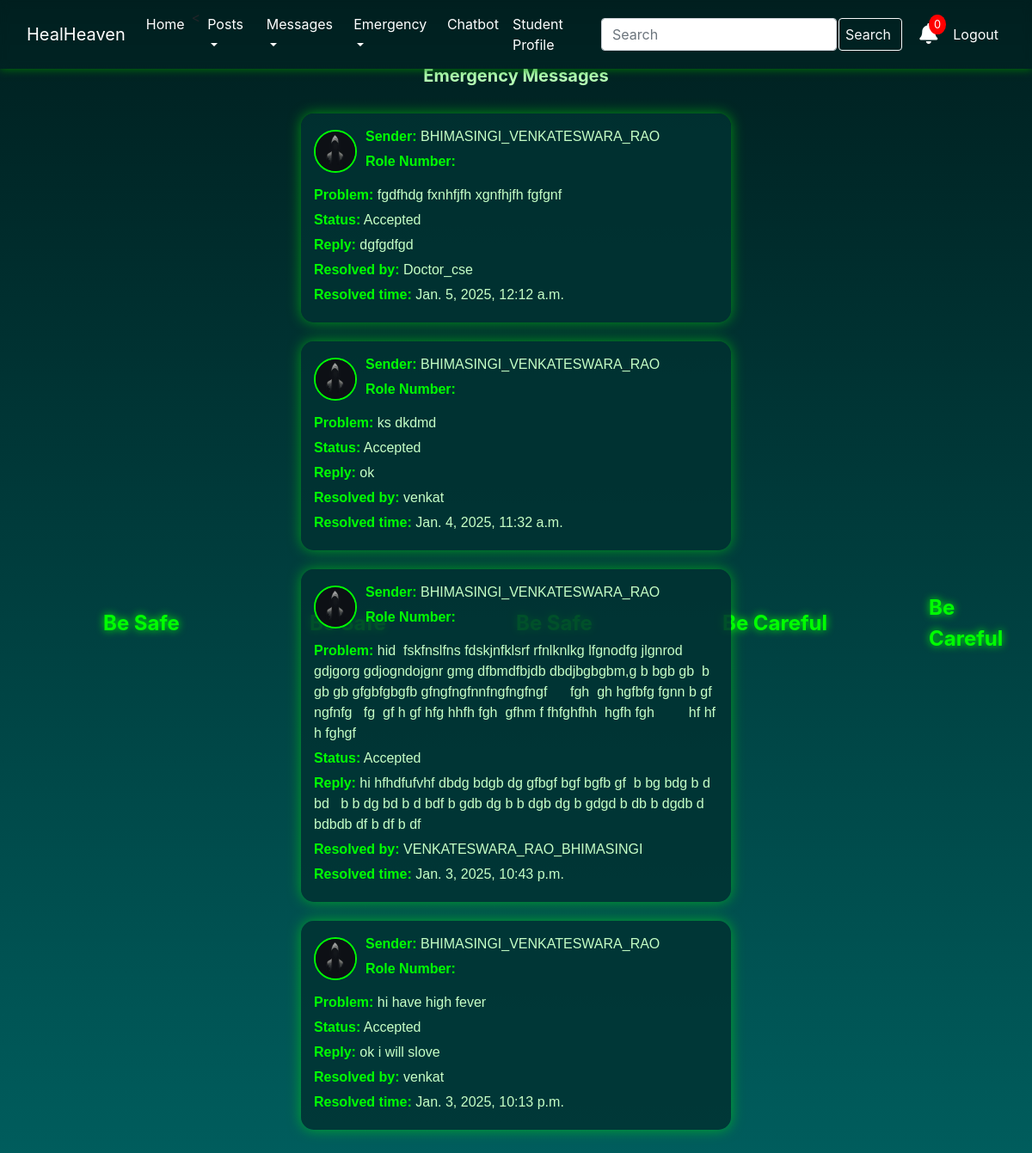
The app's page /emergency_list/ (signed in) with its own data.
### blog/models.py (models this page shows, shortened)
class EmergencyMessage(models.Model):
    STATUS_CHOICES = [
        ('pending', 'Pending'),
        ('accepted', 'Accepted'),
        ('rejected', 'Rejected'),
    ]
    problem = models.TextField()  # Problem description
    sent_time = models.DateTimeField(default=now)  # When the message was sent
    status = models.CharField(max_length=10, choices=STATUS_CHOICES, default='pending')  # Current status
    sender = models.ForeignKey(User, on_delete=models.CASCADE, related_name="emergency_sent")
    sender_role = models.CharField(max_length=50)  # e.g., 'student', 'teacher', 'doctor'
    sender_roll_number = models.CharField(max_length=50, default='000000') # Sender's roll number (if applicable)
    sender_department = models.CharField(max_length=100, default='Unknown')  # Sender's department
    sender_phone_number = models.CharField(max_length=15, blank=True, null=True)  # Sender's phone number (blank=True for migration)
    sent_to_role = models.CharField(max_length=50, default='student')  # Initially sent to 'doctor', then 'teacher' if not seen
    sent_to_user = models.ManyToManyField(User, related_name="emergency_received")
    reply = models.TextField(null=True, blank=True)  # Reply text
    resolved_by = models.ForeignKey(User, on_delete=models.SET_NULL, null=True, blank=True, related_name="emergency_resolved")
    resolved_time = models.DateTimeField(null=True, blank=True)  # Time of resolution

class StudentProfileDetails(models.Model):
    id = models.AutoField(primary_key=True)
    user = models.OneToOneField(User, on_delete=models.CASCADE, related_name="student_profile")
    roll_number = models.CharField(max_length=20, unique=True)
    studying_year = models.IntegerField(default=1)
    department = models.CharField(max_length=100)
    email = models.EmailField()  # Required during registration
    phone_number = models.CharField(max_length=15)
    parents_number = models.CharField(max_length=15)
    role = models.CharField(max_length=20, default='student')  # Defaults to "student"
    image = models.ImageField(default='default.jpg', upload_to='profile_pics')

### blog/views.py (the view)
# urls.py: path('emergency_list/', views.emergency_list, name='emergency_list'),
@login_required
def emergency_list(request):
    user = request.user
    try:
        profile = StudentProfileDetails.objects.get(email=user.email)
    except StudentProfileDetails.DoesNotExist:
        try:
            profile = TeacherProfileDetails.objects.get(email=user.email)
        except TeacherProfileDetails.DoesNotExist:
            return render(request, "blog/msg.html", {"message": "Profile not found."})
    role = profile.role
    print(role)
    if role=="doctor" or role == "teacher":
        messages = EmergencyMessage.objects.filter(
            sender_department=profile.department,
            status="pending",
        ).exclude(sender=user).select_related('sender')
        '''messages = EmergencyMessage.objects.filter(
            sender_department=profile.department,
            status="pending",
        ).exclude(sender=user).select_related('sender')'''
        can_resolve = True  # Doctors and teachers can resolve
        print("hello")
        if messages.count() == 0:
            messages = EmergencyMessage.objects.filter(sender=user).select_related('sender')
    else:
        messages = EmergencyMessage.objects.filter(sender=user).select_related('sender')
        can_resolve = False  # Students cannot resolve
    for message in messages:
        sender_profile = None
        if message.sender_role == "student":
            sender_profile = StudentProfileDetails.objects.filter(user=message.sender).first()
        elif message.sender_role in ["teacher", "doctor"]:
            sender_profile = TeacherProfileDetails.objects.filter(user=message.sender).first()
        if sender_profile:
            message.sender.roll_number = sender_profile.roll_number
    messages = messages.order_by('-sent_time')
    return render(request, "blog/emergency_list.html", {"messages": messages, "can_resolve": can_resolve,"userb":user.username})

### blog/templates/blog/emergency_list.html (shortened to what this page needs)
{% extends 'blog/home.html' %}
{% block content %}
{% load static %}
<head>
</head>
<div class="post-content-wrapper">
    <h2 class="post-title">Emergency Messages</h2>
    {% if messages %}
        {% for message in messages %}
            <div class="post-card">
                <div style="display: flex; align-items: center; margin-bottom: 10px;">
                    {% if message.sender_role == 'student' %}
                        {% if message.sender.student_profile and message.sender.student_profile.image %}
                            <img src="{{ message.sender.student_profile.image.url }}" alt="Profile Picture" class="post-profile-pic">
                        {% endif %}
                    {% elif message.sender_role == 'teacher' or message.sender_role == 'doctor' %}
                        {% if message.sender.teacher_profile and message.sender.teacher_profile.image %}
                            <img src="{{ message.sender.teacher_profile.image.url }}" alt="Profile Picture" class="post-profile-pic">
                        {% endif %}
                    {% endif %}
                    <div>
                        <p class="post-content"><strong>Sender:</strong> {{ message.sender.username }}</p>
                        <p class="post-content"><strong>Role Number:</strong> {{ message.sender.roll_number }}</p>
                    </div>
                </div>
                <p class="post-content"><strong>Problem:</strong> <span class="problem-content">{{ message.problem }}</span></p>
                <p class="post-content"><strong>Status:</strong> {{ message.get_status_display }}</p>
                {% if message.reply %}
                    <p class="post-content"><strong>Reply:</strong> {{ message.reply }}</p>
                    <p class="post-content"><strong>Resolved by:</strong> {{ message.resolved_by.username }}</p>
                    <p class="post-content"><strong>Resolved time:</strong> {{ message.resolved_time }}</p>
                {% endif %}
            </div>
        {% endfor %}
    {% else %}
        <p class="post-content">No emergency messages to display.</p>
    {% endif %}
</div>
{% endblock %}

### blog/templates/blog/home.html (style rules this page uses)
* { margin: 0; padding: 0; box-sizing: border-box; }
body { background: linear-gradient(to bottom, #001f1f, #005f5f); overflow: hidden; scrollbar-color: #00ff00 rgba(0, 50, 50, 0.9); }

### blog/templates/blog/emergency_list.html (style rules this page uses)
.post-content-wrapper { display: grid; justify-content: center; align-items: flex-start; position: absolute; top: 0; left: 0; right: 0; bottom: 4%; margin: auto; overflow: auto; padding: 20px; box-sizing: border-box; overflow: scroll; gap: 15px; }
.post-card { width: 500px; padding: 15px; border-radius: 15px; background: rgba(0, 50, 50, 0.85); box-shadow: 0 0 15px rgba(0, 255, 0, 0.5); color: #00ff00; text-align: left; font-family: 'Poppins', Arial, sans-serif; animation: postFadeIn 1s ease-in-out; }
.post-title { font-size: 20px; font-weight: bold; margin-bottom: 10px; color: #b5ffb5; text-align: center; }
.post-content { font-size: 16px; margin-bottom: 5px; color: #c6ffc6; word-wrap: break-word; white-space: pre-wrap; }
.post-content strong { color: #00ff00; }
.post-profile-pic { width: 50px; height: 50px; border-radius: 50%; border: 2px solid #00ff00; margin-right: 10px; }
.problem-content { white-space: pre-wrap; word-wrap: break-word; }

### records on screen
EmergencyMessage: sender.student_profile.image (placeholder picture), sender.username "BHIMASINGI_VENKATESWARA_RAO", problem "fgdfhdg fxnhfjfh xgnfhjfh fgfgnf", status "Accepted", reply "dgfgdfgd", resolved_by.username "Doctor_cse", resolved_time "Jan. 5, 2025, 12:12 a.m."
EmergencyMessage: sender.student_profile.image (placeholder picture), sender.username "BHIMASINGI_VENKATESWARA_RAO", problem "ks dkdmd", status "Accepted", reply "ok", resolved_by.username "venkat", resolved_time "Jan. 4, 2025, 11:32 a.m."
EmergencyMessage: sender.student_profile.image (placeholder picture), sender.username "BHIMASINGI_VENKATESWARA_RAO", problem "hid fskfnslfns fdskjnfklsrf rfnlknlkg lfgnodfg jlgnrod gdjgorg gdjogndojgnr gmg dfbmdfbjdb dbdjbgbgbm,g b bgb gb b gb gb gfgbfgbgfb gfngfngfnnfngfngfngf fgh gh hgfbfg fgnn b gf ngfnfg fg gf h gf hfg hhfh fgh gfhm f fhfghfhh hgfh fgh hf hf h fghgf", status "Accepted", reply "hi hfhdfufvhf dbdg bdgb dg gfbgf bgf bgfb gf b bg bdg b d bd b b dg bd b d bdf b gdb dg b b dgb dg b gdgd b db b dgdb d bdbdb df b df b df", resolved_by.username "VENKATESWARA_RAO_BHIMASINGI", resolved_time "Jan. 3, 2025, 10:43 p.m."
EmergencyMessage: sender.student_profile.image (placeholder picture), sender.username "BHIMASINGI_VENKATESWARA_RAO", problem "hi have high fever", status "Accepted", reply "ok i will slove", resolved_by.username "venkat", resolved_time "Jan. 3, 2025, 10:13 p.m."
